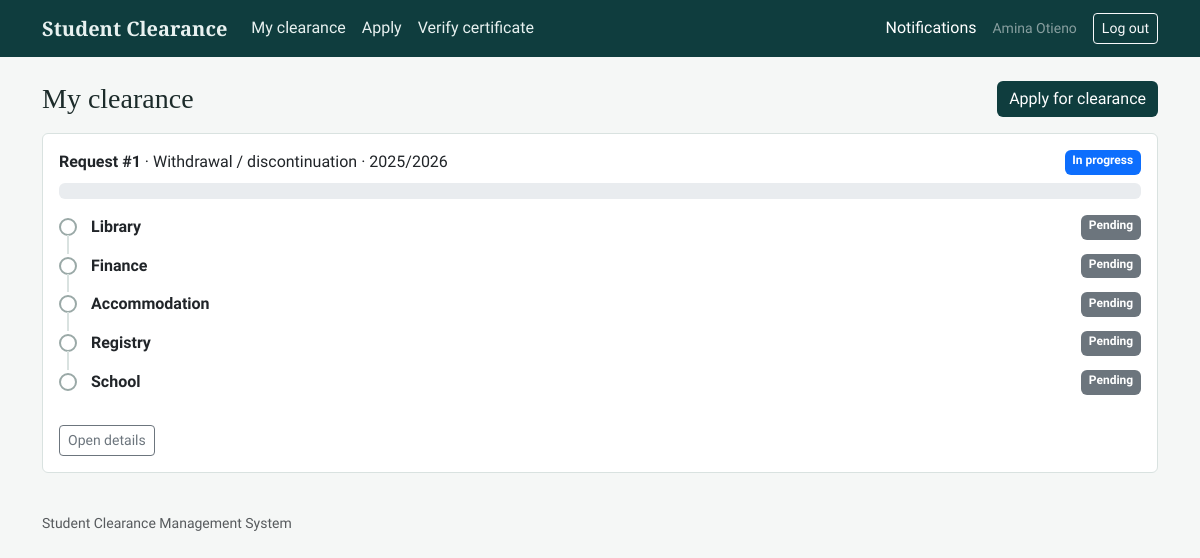
Screenshot of /student/ (signed in) with the database file from the repository.
### accounts/models.py (models this page shows, shortened)
class User(AbstractUser):
    class Role(models.TextChoices):
        STUDENT = "student", "Student"
        OFFICER = "officer", "Clearance officer"
        ADMIN = "admin", "Administrator"
    role = models.CharField(max_length=10, choices=Role.choices, default=Role.STUDENT)
    school = models.ForeignKey(School, null=True, blank=True, on_delete=models.SET_NULL, related_name="users")
    department = models.ForeignKey(
        Department, null=True, blank=True, on_delete=models.SET_NULL, related_name="officers"
    )
    @property
    def display_name(self):
        return self.get_full_name() or self.username

class Department(models.Model):
    name = models.CharField(max_length=120, unique=True)
    order = models.PositiveSmallIntegerField(unique=True, help_text="Position in the clearance sequence (1 = first).")
    is_school_office = models.BooleanField(
        default=False,
        help_text="If ticked, only an officer from the student's own school can act on this step.",
    )
    class Meta:
        ordering = ["order"]

### clearance/models.py (models this page shows, shortened)
class ClearanceRequest(models.Model):
    class Status(models.TextChoices):
        SUBMITTED = "submitted", "Submitted"
        IN_PROGRESS = "in_progress", "In progress"
        APPROVED = "approved", "Approved"
        REJECTED = "rejected", "Rejected"
    class Reason(models.TextChoices):
        GRADUATION = "graduation", "Graduation"
        END_OF_YEAR = "end_of_year", "End of academic year"
        WITHDRAWAL = "withdrawal", "Withdrawal / discontinuation"
        TRANSFER = "transfer", "Transfer"
    student = models.ForeignKey(settings.AUTH_USER_MODEL, on_delete=models.CASCADE, related_name="requests")
    reason = models.CharField(max_length=20, choices=Reason.choices, default=Reason.GRADUATION)
    academic_year = models.CharField(max_length=9, help_text="e.g. 2025/2026")
    document = models.FileField(upload_to="clearance_docs/%Y/", blank=True)
    status = models.CharField(max_length=12, choices=Status.choices, default=Status.SUBMITTED)
    created_at = models.DateTimeField(auto_now_add=True)
    updated_at = models.DateTimeField(auto_now=True)
    completed_at = models.DateTimeField(null=True, blank=True)
    class Meta:
        ordering = ["-created_at"]
    @property
    def progress_percent(self):
        steps = list(self.steps.all())
        if not steps:
            return 0
        done = sum(1 for s in steps if s.status == ApprovalStep.Status.APPROVED)
        return int(done * 100 / len(steps))
    @property
    def badge(self):
        return {"submitted": "secondary", "in_progress": "primary", "approved": "success", "rejected": "danger"}[self.status]

class ApprovalStep(models.Model):
    class Status(models.TextChoices):
        PENDING = "pending", "Pending"
        APPROVED = "approved", "Approved"
        REJECTED = "rejected", "Rejected"
    request = models.ForeignKey(ClearanceRequest, on_delete=models.CASCADE, related_name="steps")
    department = models.ForeignKey(Department, on_delete=models.PROTECT, related_name="steps")
    status = models.CharField(max_length=10, choices=Status.choices, default=Status.PENDING)
    officer = models.ForeignKey(
        settings.AUTH_USER_MODEL, null=True, blank=True, on_delete=models.SET_NULL, related_name="decisions"
    )
    comment = models.TextField(blank=True)
    activated_at = models.DateTimeField(null=True, blank=True, help_text="When this step became the current one.")
    acted_at = models.DateTimeField(null=True, blank=True)
    class Meta:
        ordering = ["department__order"]
        unique_together = ("request", "department")
    @property
    def badge(self):
        return {"pending": "secondary", "approved": "success", "rejected": "danger"}[self.status]

### clearance/views.py (the view)
# urls.py: path("student/", views.student_dashboard, name="student_dashboard"),
@role_required(STUDENT)
def student_dashboard(request):
    reqs = request.user.requests.prefetch_related("steps__department")
    return render(request, "student/dashboard.html", {"requests": reqs})

### clearance/context_processors.py (called while the page is built)
def notifications(request):
    if request.user.is_authenticated:
        return {"unread_count": request.user.notifications.filter(is_read=False).count()}
    return {"unread_count": 0}

### templates/student/dashboard.html (shortened to what this page needs)
{% extends "base.html" %}
{% block content %}
<div class="d-flex justify-content-between align-items-center mb-3">
  <h1 class="h3 mb-0">My clearance</h1>
  <a class="btn btn-scms" href="{% url 'apply' %}">Apply for clearance</a>
</div>
{% for req in requests %}
  <div class="card mb-3"><div class="card-body">
    <div class="d-flex justify-content-between flex-wrap mb-2">
      <div><strong>Request #{{ req.pk }}</strong> &middot; {{ req.get_reason_display }} &middot; {{ req.academic_year }}</div>
      <span class="badge bg-{{ req.badge }}">{{ req.get_status_display }}</span>
    </div>
    <div class="progress mb-3" role="progressbar" aria-valuenow="{{ req.progress_percent }}" aria-valuemin="0" aria-valuemax="100">
      <div class="progress-bar bg-success" style="width: {{ req.progress_percent }}%">{{ req.progress_percent }}%</div></div>
    {% include "_tracker.html" %}
    <a class="btn btn-sm btn-outline-secondary" href="{% url 'request_detail' req.pk %}">Open details</a>
  </div></div>
{% empty %}
  <div class="card card-body text-center py-5">
    <p class="mb-3">You have not applied for clearance yet.</p>
    <div><a class="btn btn-scms" href="{% url 'apply' %}">Start your clearance</a></div>
  </div>
{% endfor %}
{% endblock %}

### templates/base.html (shortened to what this page needs)
{% load static %}<!doctype html>
<html lang="en">
<head>
  <link href="https://cdn.jsdelivr.net/npm/bootstrap@5.3.3/dist/css/bootstrap.min.css" rel="stylesheet">
  <link rel="stylesheet" href="{% static 'css/style.css' %}">
</head>
<body>
<nav class="navbar navbar-expand-lg scms-nav">
  <div class="container">
    <a class="navbar-brand" href="{% url 'home' %}">Student Clearance</a>
    <div class="collapse navbar-collapse" id="nav">
      <ul class="navbar-nav me-auto">
        {% if user.is_authenticated %}
          {% if user.role == 'student' %}
            <li class="nav-item"><a class="nav-link" href="{% url 'student_dashboard' %}">My clearance</a></li>
            <li class="nav-item"><a class="nav-link" href="{% url 'apply' %}">Apply</a></li>
          {% elif user.role == 'officer' %}
            <li class="nav-item"><a class="nav-link" href="{% url 'officer_dashboard' %}">Awaiting decision</a></li>
            <li class="nav-item"><a class="nav-link" href="{% url 'officer_history' %}">Past decisions</a></li>
          {% endif %}
        {% endif %}
        <li class="nav-item"><a class="nav-link" href="{% url 'verify_form' %}">Verify certificate</a></li>
      </ul>
      {% if user.is_authenticated %}
        <a class="nav-link text-white me-3" href="{% url 'notifications' %}">Notifications
          {% if unread_count %}<span class="badge bg-warning text-dark">{{ unread_count }}</span>{% endif %}</a>
        <span class="text-white-50 me-3 small">{{ user.display_name }}</span>
        <form method="post" action="{% url 'logout' %}" class="d-inline">{% csrf_token %}
          <button class="btn btn-sm btn-outline-light">Log out</button></form>
      {% else %}
        <a class="btn btn-sm btn-outline-light" href="{% url 'login' %}">Log in</a>
      {% endif %}
    </div>
  </div>
</nav>
<main class="container py-4">
  {% block content %}{% endblock %}
</main>
<footer class="container pb-4 small text-muted">Student Clearance Management System</footer>
</body>
</html>

### templates/_tracker.html (shortened to what this page needs)
<ol class="route">
  {% for step in req.steps.all %}
  <li class="route-stop route-{{ step.status }}">
    <div class="route-mark" aria-hidden="true"></div>
    <div class="route-body">
      <div class="d-flex justify-content-between flex-wrap">
        <strong>{{ step.department.name }}</strong>
        <span class="badge bg-{{ step.badge }}">{{ step.get_status_display }}</span>
      </div>
    </div>
  </li>
  {% endfor %}
</ol>

### static/css/style.css (style rules this page uses)
:root { --ink: #1c2b2a; --teal: #0f3d3e; --teal-2: #17595a; --paper: #f5f7f6; --line: #d9e2e0; --cleared: #1e7a4c; --stop: #b3382c; }
body { background: var(--paper); color: var(--ink); font-family: "Source Sans 3", system-ui, sans-serif; line-height: 1.55; }
h1, h2, h3, .navbar-brand { font-family: "Source Serif 4", Georgia, serif; font-weight: 700; }
.scms-nav { background: var(--teal); }
.scms-nav .nav-link, .scms-nav .navbar-brand { color: #e8f1f0; }
.btn-scms { background: var(--teal); color: #fff; border: 0; }
a { color: var(--teal-2); }
.card { border-color: var(--line); border-radius: 6px; }
.route { list-style: none; margin: 0 0 1rem; padding: 0; }
.route-stop { position: relative; display: flex; gap: 14px; padding-bottom: 14px; }
.route-stop:not(:last-child)::before { content: ""; position: absolute; left: 8px; top: 20px; bottom: 0; width: 2px; background: var(--line); }
.route-mark { flex: 0 0 18px; height: 18px; margin-top: 3px; border-radius: 50%; border: 2px solid #9aa9a7; background: #fff; }
.route-body { flex: 1; }

### rows the page displays
User: display_name "Amina Otieno"
ClearanceRequest: pk "1", reason "Withdrawal / discontinuation", academic_year "2025/2026", status "In progress"
ApprovalStep: department.name "Library", status "Pending"
ApprovalStep: department.name "Finance", status "Pending"
ApprovalStep: department.name "Accommodation", status "Pending"
ApprovalStep: department.name "Registry", status "Pending"
ApprovalStep: department.name "School", status "Pending"
